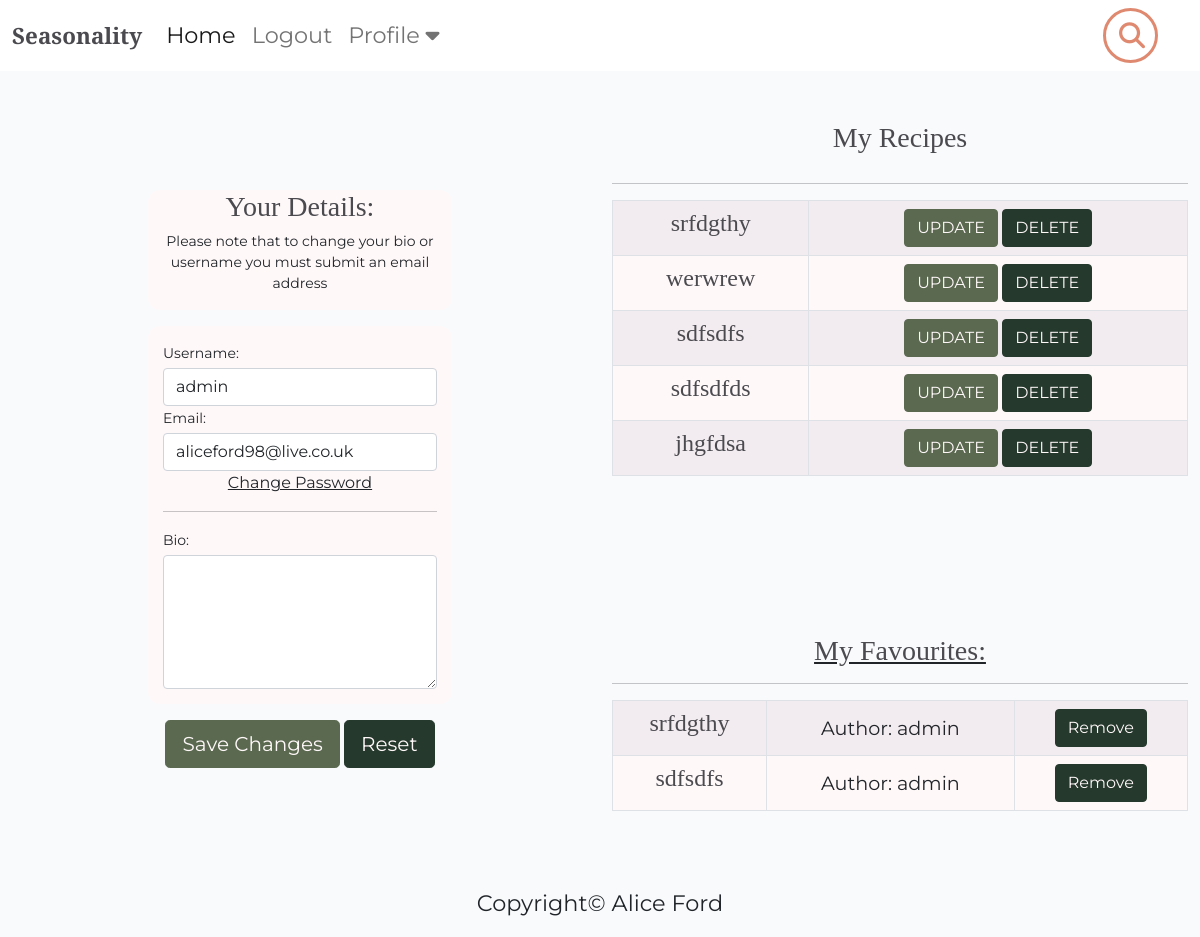
The app's page /profile/profiles/profile/ (signed in), older data.
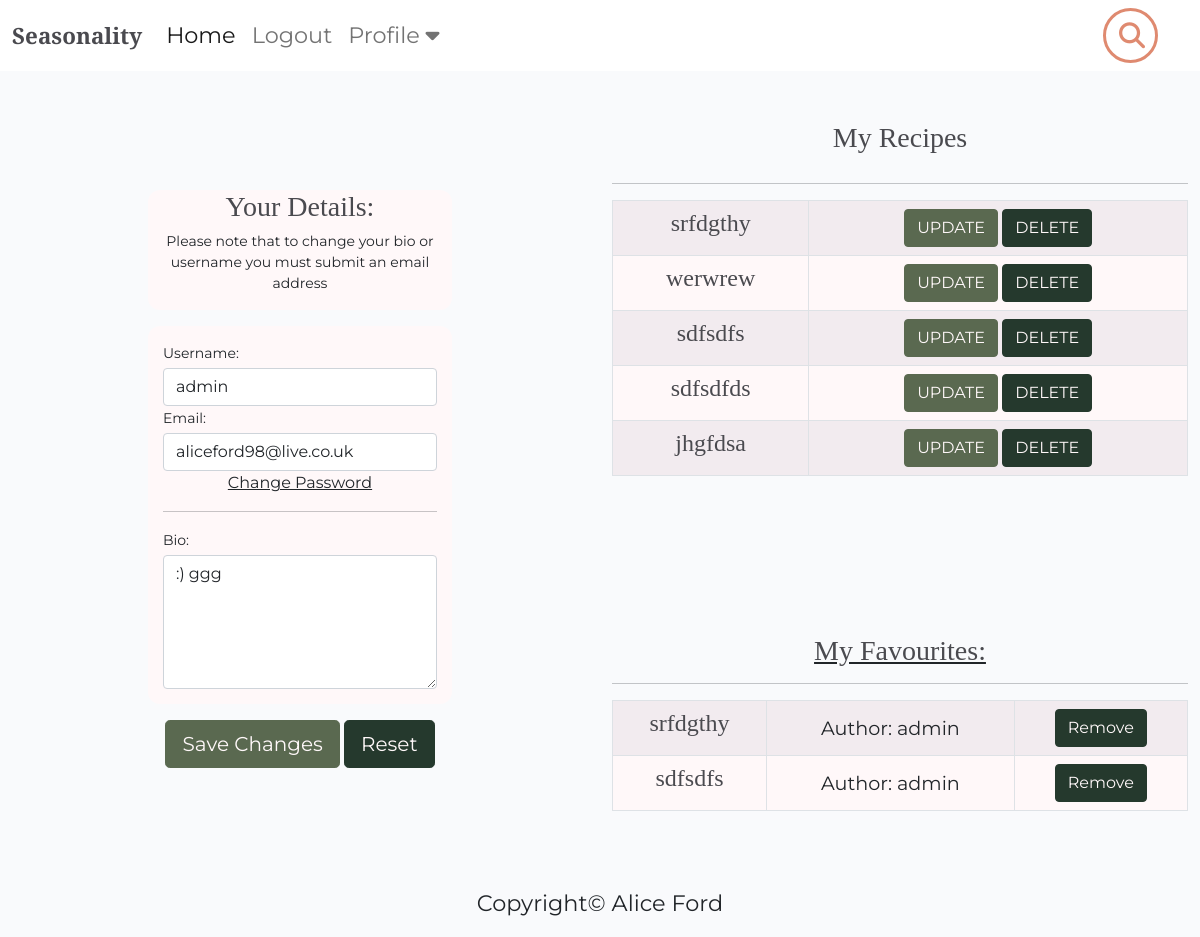
The same page, newer data.
### profiles/models.py (models this page shows, shortened)
class Profile(models.Model):
    user = models.OneToOneField(User, on_delete=models.CASCADE)
    profile_image = CloudinaryField('image', default='placeholder')
    bio = models.TextField()

### recipebook/models.py (models this page shows, shortened)
class Recipe(models.Model):
    class NewManager(models.Manager):
        def get_queryset(self):
            return super().get_queryset() .filter()
    title = models.CharField(max_length=200, unique=True)
    slug = models.SlugField(max_length=200, unique=True)
    author = models.ForeignKey(
        User, on_delete=models.CASCADE, related_name="recipes"
    )
    diet = models.ForeignKey(
        Diet, on_delete=models.CASCADE, default=True, null=False)
    season = models.ForeignKey(
        Season, on_delete=models.CASCADE, default=True, null=False)
    featured_image = CloudinaryField('image', default='placeholder')
    updated_on = models.DateTimeField(auto_now=True)
    content = models.TextField()
    created_on = models.DateTimeField(auto_now_add=True)
    status = models.IntegerField(choices=STATUS, default=0)
    ingredients = models.TextField(default='placeholder')
    calories = models.IntegerField(default=0)
    fat = models.IntegerField(default=0)
    protein = models.IntegerField(default=0)
    carbs = models.IntegerField(default=0)
    servs = models.IntegerField(default=0)
    favourites = models.ManyToManyField(
        User, related_name='favourite', default=None, blank=True)
    objects = models.Manager()
    newmanager = NewManager()
    class Meta:
        ordering = ["-created_on"]

### profiles/views.py (the view)
# urls.py: path('profiles/profile/', views.profile, name='profile'),
@login_required
def profile(request):
    if request.method == 'POST':
        user_form = UpdateUserForm(request.POST, instance=request.user)
        profile_form = UpdateProfileForm(
            request.POST, request.FILES, instance=request.user.profile)
        if user_form.is_valid() and profile_form.is_valid():
            user_form.save()
            profile_form.save()
            saved = True
            return render(request, 'profile.html', {
                'user_form': user_form,
                'profile_form': profile_form,
                "saved": True
                })
    else:
        user_form = UpdateUserForm(instance=request.user)
        profile_form = UpdateProfileForm(instance=request.user.profile)
        saved = False
    recipes = Recipe.objects.all()
    new = Recipe.newmanager.filter(favourites=request.user)
    return render(request, 'profile.html', {
        'user_form': user_form,
        'profile_form': profile_form,
        "saved": saved,
        "recipes": recipes,
        "new": new,
        })

### profiles/forms.py
class UpdateUserForm(forms.ModelForm):
    username = forms.CharField(max_length=100,
                               required=True,
                               widget=forms.TextInput(attrs={'class': 'form-control'}))
    email = forms.EmailField(required=True,
                             widget=forms.TextInput(attrs={'class': 'form-control'}))
    class Meta:
        model = User
        fields = ['username', 'email']

class UpdateProfileForm(forms.ModelForm):
    bio = forms.CharField(widget=forms.Textarea(attrs={'class': 'form-control', 'rows': 5}))
    class Meta:
        model = Profile
        fields = ['bio']

### profiles/templates/profile.html (shortened to what this page needs)
{% extends "base/base.html" %}
{% block content %}
<div class="container-fluid">
    <div class="row no-gutter">
        <div class="col-md-6">
            <div class="login d-flex align-items-center py-5">
                <div class="container">
                    <div class="row">
                        <div class="col-12 col-md-12 mx-auto">
                            <form class="account-form p-4 rounded" method="post" enctype="multipart/form-data">
                                <div class="container">
                                    <div class="row">
                                        <div class="col-md-8 mt-3 offset-md-2 text-center jumbotron">
                                            <h3>Your Details:</h3>
                                            <p class="small">
                                                Please note that to change your bio or username you must submit an email
                                                address
                                            </p>
                                        </div>
                                    </div>
                                    <div class="row">
                                        <div class="col-md-8 mt-3 offset-md-2 profile-form">
                                            <label class="small mb-1">Username:</label>
                                            {{ user_form.username }}
                                            <label class="small mb-1">Email:</label>
                                            {{ user_form.email }}
                                            <div class="text-center">
                                                <a href="#">Change Password</a>
                                                <hr>
                                            </div>
                                            <label class="small mb-1">Bio:</label> {{ profile_form.bio }}
                                        </div>
                                        <br> <br>
                                        <div class="text-center">
                                            <button type="submit" class="mt-3 btn btn-profile btn-lg">Save Changes</button>
                                            <button type="reset" class="mt-3 btn btn-remove btn-lg">Reset</button>
                                        </div>
                                    </div>
                                </div>
                            </form>
                        </div>
                    </div>
                </div>
            </div>
        </div>
        <div class="col-md-6 d-none d-md-flex">
            <div class="row">
                <div class="text-center">
                    <h3 class="profile-extras">My Recipes</h3>
                    <div class="ml-auto pt-1">
                    </div>
                    <hr class="mb-3">
                    <table class="table table-striped table-hover table-bordered profile-table">
                        {% for recipe in recipes %}
                        {% if recipe.author.id is user.id %}
                        <tr>
                            <td>
                                <a href="{% url 'recipe_detail' recipe.slug  %}">
                                    <h4>{{ recipe.title }}</h4>
                                </a>
                            </td>
                            {% if user.is_authenticated %}
                            <td class="align-right">
                                <a href="{% url 'update_recipe' recipe.id %}" class="btn btn-profile">UPDATE</a>
                                <a href="{% url 'recipe_detail' recipe.slug  %}" class="btn btn-remove">DELETE</a>
                                {% endif %}
                                {% endif %}
                            </td>
                        </tr>
                        {% endfor %}
                    </table>
                    <br /></br />
                </div>
                <div class="text-center">
                    <a aria-current="page" href="{% url 'favourites' %}">
                        <h3 class="profile-extras">My Favourites:</h3>
                    </a>
                    <hr class="mb-3">
                    <table class="table table-striped table-hover table-bordered profile-table">
                        {% for recipe in new %}
                        <tr>
                            <td class="align-right">
                                <a href="{% url 'recipe_detail' recipe.slug  %}" class="recipe-link">
                                    <h4>{{ recipe.title }}</h4>
                                </a>
                            </td>
                            <td>
                                <p class="author">Author: {{ recipe.author }}</p>
                            </td>
                            <td>
                                <a href="{% url 'favourite_add' recipe.id %}" class="btn btn-remove">Remove</a>
                            </td>
                        </tr>
                        {% endfor %}
                    </table>
                </div>
            </div>
        </div>
    </div>
</div>
{% endblock %}

### templates/base/base.html (shortened to what this page needs)
{% load static %}
<!DOCTYPE html>
<html class="h-100">
<head>
    <link href="https://cdn.jsdelivr.net/npm/bootstrap@5.0.1/dist/css/bootstrap.min.css" rel="stylesheet"
>
    <link rel="stylesheet" href="{% static 'css/style.css' %}">
</head>
<body class="d-flex flex-column h-100 main-bg">
    <nav class="navbar navbar-expand-lg navbar-light bg-white">
        <div class="container-fluid">
            <a class="navbar-brand" href="{% url 'home' %}"><span class="brand">Seasonality</a>
            <div class="collapse navbar-collapse" id="navbarText">
                <ul class="navbar-nav me-auto mb-2 mb-lg-0 text-center">
                    <li class="nav-item">
                        <a class="nav-link active" aria-current="page" href="{% url 'home' %}">Home</a>
                    </li>
                    {% if user.is_authenticated %}
                    <li class="nav-item">
                        <a class="nav-link" href="{% url 'account_logout' %}">Logout</a>
                    </li>
                    <li class="nav-item dropdown">
                        <a class="nav-link" href="#" id="navbarDropdown" role="button" data-toggle="dropdown" aria-haspopup="true" aria-expanded="false">
                            Profile
                            <i class="fa-solid fa-caret-down"></i>
                        </a>
                    </li>
                    {% endif %}
                </ul>
                <div class="box">
                    <form method="GET" action="{% url 'search_results' %}">
                        <input type="text" class="input-search" name="searched" value="{{ request.GET.searched }}"
                            placeholder="Type to Search..." onmouseout="this.value = ''; this.blur();">
                        <button class="btn" type="submit" name="action"><i class="fa-solid fa-magnifying-glass"></i></button>
                    </form>
                </div>
            </div>
        </div>
    </nav>
    <main class="flex-shrink-0">
        {% block content %}{% endblock content %}
    </main>
    <footer class="footer mt-auto py-3 opacity-25">
        <p class="m-0 text-center ttext-black">
            Copyright&copy; Alice Ford
        </p>
    </footer>
</body>
</html>

### static/css/style.css (style rules this page uses)
body { background-color: #F9FAFC; overflow-x: hidden; font-family: 'Montserrat', sans-serif; }
.main-bg { background-image: url('https://res.cloudinary.com/dnyfx3g7s/image/upload/v1694383930/background_seasonality.svg'); background-attachment: fixed; background-repeat: no-repeat; background-size: cover; background-position: center; }
p, ul, li { font-family: 'Montserrat', sans-serif; font-size: 1.4rem; color: #212529; }
a { font-family: 'Montserrat', sans-serif; color: #212529; }
h1, h2, h3, h4, h5, h6 { font-family: 'Playfair Display', serif; color: #4A4A4F; }
.brand { font-family: 'Playfair Display', serif; font-size: 1.4rem; font-weight: 700; color: #4A4A4F; }
.recipe-link { text-decoration: none; color: #445261; }
.profile-extras { margin-top: 50px; }
.author { margin: 5px 0 -6px 0; font-size: 1.2rem }
.box { position: relative; }
.input-search { padding: 10px; width: 55px; height: 55px; background: none; border: 3px solid #DF8A70; border-radius: 50px; box-sizing: border-box; font-family: 'Montserrat', sans-serif; font-size: 26px; color: #DF8A70; outline: none; transition: .5s; }
.input-search::placeholder { color: white; }
.box i { position: absolute; top: 50%; right: 30px; transform: translate(-50%,-50%); font-size: 26px; color: #DF8A70; transition: .2s; }
.container-fluid { max-width: 100%; }
.login, .image { min-height: 100vh; }
.jumbotron { background: #fff8f9; border-radius: 12px; margin-top: 28px; }
.btn-remove { border-color: #25392D; background-color: #25392D; color: #fff8f9; }
.profile-form { background: #fff8f9; border-radius: 12px; padding: 15px; }
.profile-table tr:nth-child(even) { background-color: #fff8f9; }
.profile-table tr:nth-child(odd) { background-color: #fff8fc; }
.profile-table tr a { text-decoration: none; }
.btn-profile { border-color: #5A6950; background-color: #5A6950; color: #fff8f9; }

Row changes from the older to the newer data that the page shows:
changed Profile: bio (not shown) → ":) ggg"
